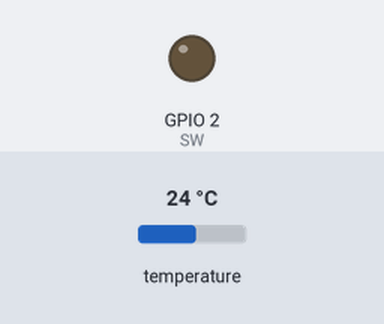
This sketch was run on a simulated ESP32. Parts: output pins drawn as LEDs (lit = HIGH). The inputs (shaded band) are chosen by the test bench; at power-on: temperature 24 °C. What the sketch prints to the serial monitor is not drawn.

Above: at 1.0 s.
Timing chart, 0 to 7.5 s (numbered marks = the images above):
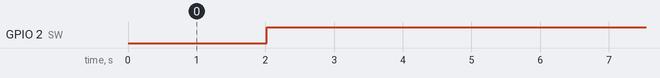

The sketch:

pemanas_pid_onoff.ino
```cpp
#include <OneWire.h>
#include <DallasTemperature.h>

#define ONE_WIRE_BUS2 4
OneWire oneWire2(ONE_WIRE_BUS2);
DallasTemperature sensor2(&oneWire2);

//Pin Definition
#define SW 2
//#define TEMP_SENSOR 15
#define BA -0.7
#define BB 1

#define TIME_ON 40
#define SET_POINT 90

#define PERIOD 400

TaskHandle_t xPWMHandle = NULL;
unsigned int state = 0;
unsigned int ssr = 2;
double input = 0;
unsigned int counter = 0;
double dutyCycle = 0;

double get_temp(DallasTemperature sensor) {
  sensor.requestTemperatures();
  return sensor.getTempCByIndex(0);
}

void TaskPrint(void* v) {
  Serial.begin(115200);
  TickType_t xLastWakeTime;
  xLastWakeTime = xTaskGetTickCount();
  for (;;) {
    vTaskDelayUntil( &xLastWakeTime, 1000);
    Serial.print(input); Serial.print(" ");
    Serial.print(state); Serial.print(" ");
    Serial.print(ssr); Serial.print(" ");
    Serial.println();
  }
}

void TaskCompute(void* v) {
  double setPoint = SET_POINT;                          //set point at zero degrees
  unsigned int prev_input;
  unsigned int time_on = 0;

  double prevtime = millis();
  double cumerror = 0;

  unsigned int temp_counter = 0;

  pinMode(SW, OUTPUT);
  sensor2.begin();
  TickType_t xLastWakeTime = xTaskGetTickCount();

  for (;;) {
    vTaskDelayUntil( &xLastWakeTime, 1000);
    input = get_temp(sensor2);
    switch (state) {
      case 0: //PID
        {
          double output = computePID(input, setPoint, &prevtime, &cumerror);

          dutyCycle = output / 500.0;
          if (dutyCycle > 1.0)
            dutyCycle = 1;
          else if (dutyCycle < 0.0)
            dutyCycle = 0;

          if (abs(input - setPoint) <= 2.5) {
            temp_counter++;
          }

          if (temp_counter >= 60) {
            state++;
          }
          break;
        }
      case 1: //On Off
        {
          vTaskSuspend(xPWMHandle); //delete PWM.
          switch (ssr)
          {
            case 0: //nunggu sampe turun dari kelebihan suhu
              digitalWrite(SW, ssr);
              if (input <= setPoint - BB) {
                if (abs(prev_input - input) < 2) {
                  ssr = 1; //change state
                  counter = TIME_ON;
                }
              }
              break;
            case 1: //on TIME_ON s
              digitalWrite(SW, ssr);
              counter--;
              if (counter == 0)
              {
                ssr = 2;
              }
              break;
            case 2: //nunggu TIME_ON s
              digitalWrite(SW, 0);
              counter++;
              if (counter == TIME_ON)
              {
                ssr = 0;
              }
              break;
          }
          prev_input = input;

          break; //break state 1
        }
    }
  }
}

void TaskPWM(void* v) {
  pinMode(SW, OUTPUT);
  for (;;) {
    digitalWrite(SW, HIGH);
    vTaskDelay(dutyCycle * PERIOD);
    digitalWrite(SW, LOW);
    vTaskDelay((1 - dutyCycle)*PERIOD);
  }
}

void setup() {

  xTaskCreate(TaskCompute,
              "Task2",
              1024,
              NULL,
              tskIDLE_PRIORITY + 2,
              NULL);

  xTaskCreate(TaskPrint,
              "Task2",
              1024,
              NULL,
              tskIDLE_PRIORITY + 3,
              NULL);

  xTaskCreate(TaskPWM,
              "Task2",
              1024,
              NULL,
              tskIDLE_PRIORITY + 1,
              &xPWMHandle);
}

void loop() {
}

double computePID(double inp, unsigned int setPoint, double* previousTime, double* cumError) {
  double error = 0;
  double elapsedTime = 0;
  double currentTime;

  double kp = 8; //10
  double ki = 0.005; //0.011

  currentTime = millis() / 1000;              //get current time
  elapsedTime = (currentTime - *previousTime);        //compute time elapsed from previous computation

  error = setPoint - inp;                                // determine error
  *cumError += error * elapsedTime;                // compute integral

  double out = kp * error + ki * *cumError;// + kd * rateError;          //PID output

  *previousTime = currentTime;                        //remember current time

  return out;                                        //have function return the PID output
}
```

Measured:
- by itself, GPIO 2 (SW): LOW → HIGH at 2.0 s
- by itself, everything shown: repeats every 11.6 s, in 58 steps
